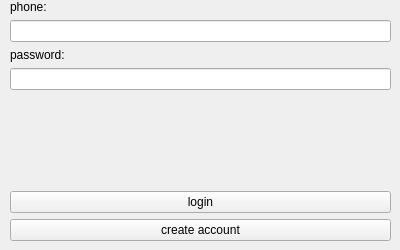
<?xml version="1.0" encoding="UTF-8"?>
<ui version="4.0">
 <class>login_window</class>
 <widget class="QMainWindow" name="login_window">
  <property name="geometry">
   <rect>
    <x>0</x>
    <y>0</y>
    <width>400</width>
    <height>250</height>
   </rect>
  </property>
  <property name="sizePolicy">
   <sizepolicy hsizetype="Fixed" vsizetype="Fixed">
    <horstretch>0</horstretch>
    <verstretch>0</verstretch>
   </sizepolicy>
  </property>
  <property name="minimumSize">
   <size>
    <width>400</width>
    <height>250</height>
   </size>
  </property>
  <property name="maximumSize">
   <size>
    <width>400</width>
    <height>250</height>
   </size>
  </property>
  <property name="windowTitle">
   <string>login into library </string>
  </property>
  <property name="tabShape">
   <enum>QTabWidget::Rounded</enum>
  </property>
  <widget class="QWidget" name="centralwidget">
   <widget class="QWidget" name="verticalLayoutWidget">
    <property name="geometry">
     <rect>
      <x>10</x>
      <y>0</y>
      <width>381</width>
      <height>241</height>
     </rect>
    </property>
    <layout class="QVBoxLayout" name="verticalLayout">
     <item>
      <widget class="QLabel" name="phone_label">
       <property name="text">
        <string>phone:</string>
       </property>
       <property name="scaledContents">
        <bool>false</bool>
       </property>
       <property name="alignment">
        <set>Qt::AlignLeading|Qt::AlignLeft|Qt::AlignVCenter</set>
       </property>
      </widget>
     </item>
     <item>
      <widget class="QLineEdit" name="login_edit">
       <property name="inputMask">
        <string/>
       </property>
       <property name="maxLength">
        <number>20</number>
       </property>
       <property name="frame">
        <bool>true</bool>
       </property>
       <property name="placeholderText">
        <string/>
       </property>
      </widget>
     </item>
     <item>
      <widget class="QLabel" name="password_label">
       <property name="text">
        <string>password:</string>
       </property>
      </widget>
     </item>
     <item>
      <widget class="QLineEdit" name="password_edit">
       <property name="maxLength">
        <number>20</number>
       </property>
       <property name="echoMode">
        <enum>QLineEdit::Password</enum>
       </property>
      </widget>
     </item>
     <item>
      <spacer name="verticalSpacer">
       <property name="orientation">
        <enum>Qt::Vertical</enum>
       </property>
       <property name="sizeHint" stdset="0">
        <size>
         <width>20</width>
         <height>40</height>
        </size>
       </property>
      </spacer>
     </item>
     <item>
      <widget class="QLabel" name="error_label">
       <property name="font">
        <font>
         <pointsize>14</pointsize>
         <weight>75</weight>
         <bold>true</bold>
        </font>
       </property>
       <property name="styleSheet">
        <string notr="true">color: rgb(255, 0, 12);</string>
       </property>
       <property name="frameShape">
        <enum>QFrame::NoFrame</enum>
       </property>
       <property name="text">
        <string/>
       </property>
       <property name="textFormat">
        <enum>Qt::PlainText</enum>
       </property>
      </widget>
     </item>
     <item>
      <spacer name="verticalSpacer_2">
       <property name="orientation">
        <enum>Qt::Vertical</enum>
       </property>
       <property name="sizeHint" stdset="0">
        <size>
         <width>20</width>
         <height>40</height>
        </size>
       </property>
      </spacer>
     </item>
     <item>
      <widget class="QPushButton" name="login_button">
       <property name="text">
        <string>login</string>
       </property>
      </widget>
     </item>
     <item>
      <widget class="QPushButton" name="create_account_button">
       <property name="text">
        <string>create account</string>
       </property>
      </widget>
     </item>
    </layout>
   </widget>
  </widget>
 </widget>
 <resources/>
 <connections/>
</ui>
